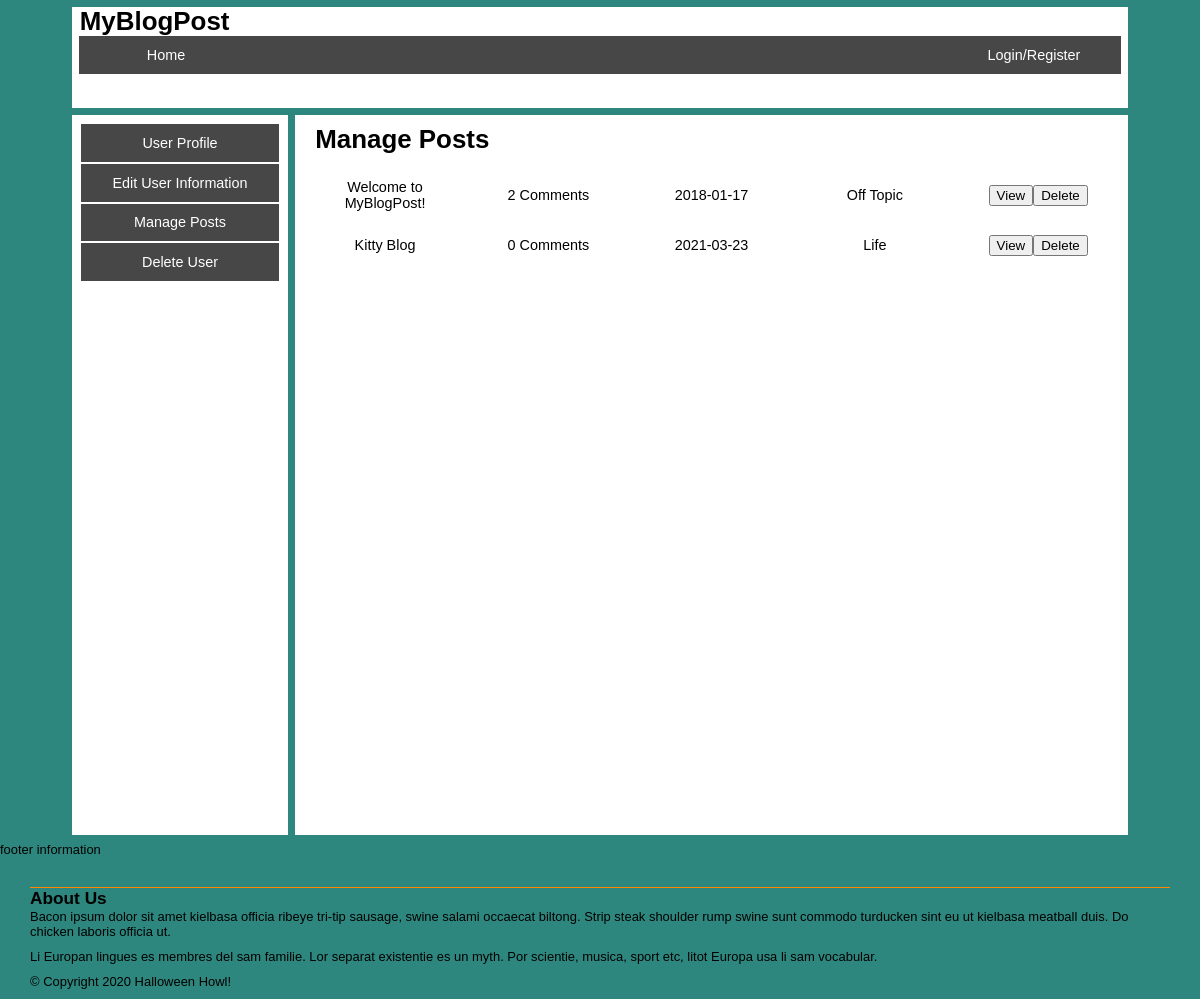
Page /userinfomanageposts.php (signed in) on the committed database.
### tables this page shows
CREATE TABLE `Blogpost` (
	`postid` INT AUTO_INCREMENT PRIMARY KEY NOT NULL,
	`authorid` INT NOT NULL,
	`title` VARCHAR(200),
	`content` TEXT, 
	`date` DATE, 
	`category` VARCHAR(20) DEFAULT "Off Topic"
);

### userinfomanageposts.php (the view, shortened to what this page needs)
<!DOCTYPE html>
<html>
<head lang="en">
   <link rel="stylesheet" href="css/style.css" />
</head>
<body>
<header id="masthead">
<?php
	include "header.php";
?>
</header>
<div id="main">
<article id="right-sidebar">
<table>
	<tbody>
		<tr><td><a href="userinfo.php">User Profile</a></td></tr>
		<tr><td><a href="userinfoedit.php">Edit User Information</a></td></tr>
		<tr><td><a href="userinfomanageposts.php">Manage Posts</a></td></tr>
		<tr><td><a href="userinfodelete.php">Delete User</a></td></tr>
	</tbody>
</table>
</article>
<article id="center">
<h1>Manage Posts</h1>
<?php
include "db_info/db_credentials.php";
$username = $_SESSION["username"];
$connection = mysqli_connect($dbhost, $dbuser, $dbpass, $db);
$error = mysqli_connect_error();
if($error != null){
  $output = "<p>Unable to connect to database!</p>";
  exit($output);
}else{
	$sql = "SELECT authorid FROM userinfo WHERE username='".$username."'";
	$result = mysqli_query($connection, $sql);
	if ($result) {
		$row = mysqli_fetch_assoc($result);
		$authorid = $row["authorid"];
	}
	$sql = "SELECT * FROM blogpost WHERE authorid='".$authorid."'";
	$result = mysqli_query($connection, $sql);
	if ($result) {
		echo "<table><tbody>";
		while($row = mysqli_fetch_assoc($result)){
			echo "<tr>";
			echo "<td>".$row["title"]."</td>";
			echo "<td>";
			$postid = $row["postid"];
			$commentsql = "SELECT COUNT(*) FROM comment WHERE postid = ".$postid;
			$commentresult = mysqli_query($connection, $commentsql);
				if ($commentresult) {
					$commentrow = mysqli_fetch_assoc($commentresult);
					echo $commentrow["COUNT(*)"]." Comments";
				}
			echo "</td>";
			echo "<td>".$row["date"]."</td>";
			echo "<td>".$row["category"]."</td>";
			echo "<td><input type=\"button\" value=\"View\"/><button class=\"deletebutton\" type=\"submit\" value=\"".$row["postid"]."\" name=\"username\"/>Delete</button></td>";
			echo "</tr>";
		}
		echo "</tbody></table>";
	}else{
		printf("Error: %s\n", mysqli_error($connection));
		exit();
	}
}
?>
</article>
</div>
<footer>
</footer>
</body>
</html>

### css/style.css (style rules this page uses)
html, body, header, footer, hgroup, nav, article, section, figure, figcaption, h1, h2, h3, ul, li, div, p, img { margin: 0; padding: 0; font-size: 100%; vertical-align: baseline; border: 0; }
body { background-color: #2e877e; width: 100%; }
html { font-family: Tahoma, Helvetica, sans-serif; }
h1 { font-size: 1.8em; white-space: nowrap; }
h2 { font-size: 1.2em; }
p, body { font-size: 0.9em; }
header { background-color: white; margin: 0.5em 5em 0.5em 5em; height: 7em; }
article#right-sidebar { float: left; height: 50em; width: 15em; margin: 0em 0em 0.5em 5em; background-color: white; }
article#center { height: 50em; overflow: auto; margin: 0em 5em 0.5em 20.5em; background-color: white; }
a:link { text-decoration: none }
table { padding: 0.5em; table-layout: fixed; width: 100%; }
td { text-align:center; }
#right-sidebar tbody tr, tfoot tr { background-color: #474747; border: 1pt solid white; width: 13em; }
tbody td, tfoot td { padding: 0.75em; }
article#center h1 { margin: 10px 20px 5px 20px; }
#right-sidebar a { color: white; }
.footer-section { margin: 30px 30px 0px 30px; border-top: solid 1pt #ff8800; }
.footer-section p { margin: 0px 0px 10px 0px; }
#main { width: 100%; }

### rows in the picture
blogpost: title "Welcome to MyBlogPost!", COUNT "2", date "2018-01-17", category "Off Topic", $row["postid"] 1 (drawn)
blogpost: title "Kitty Blog", COUNT "0", date "2021-03-23", category "Life", $row["postid"] 7 (drawn)
